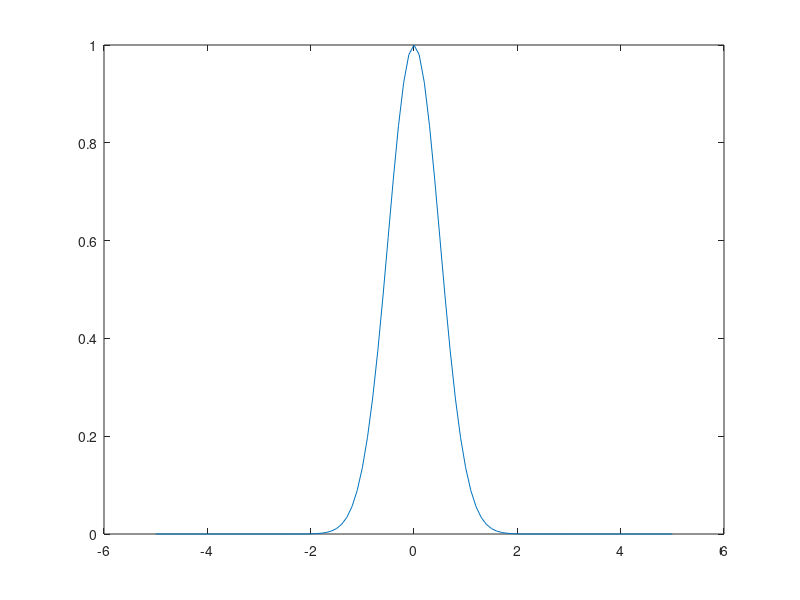
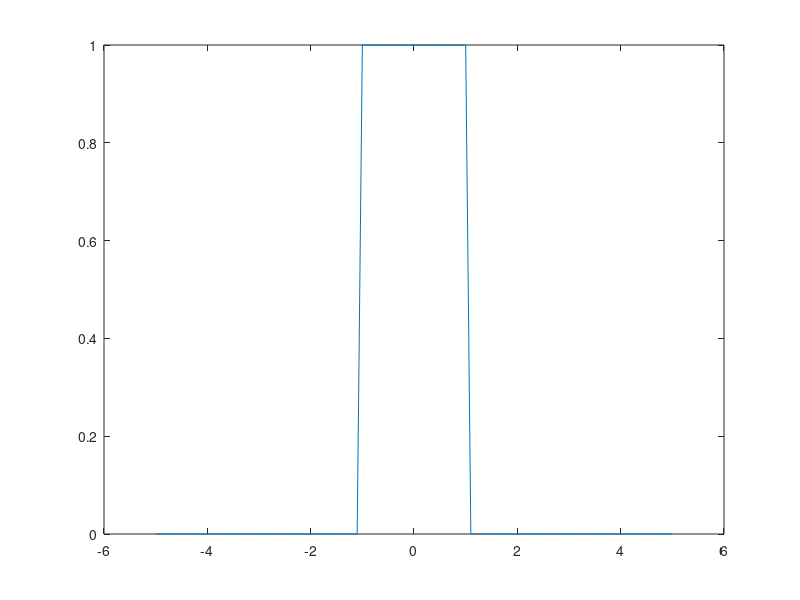
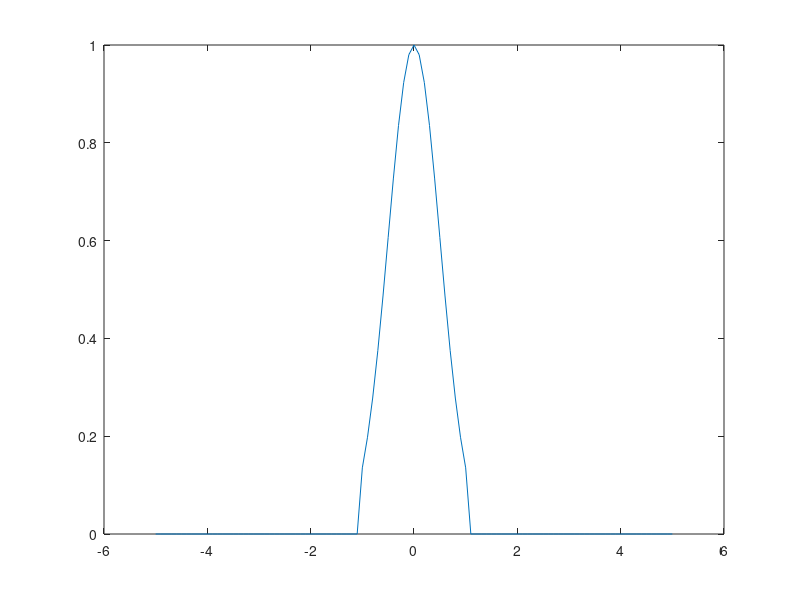
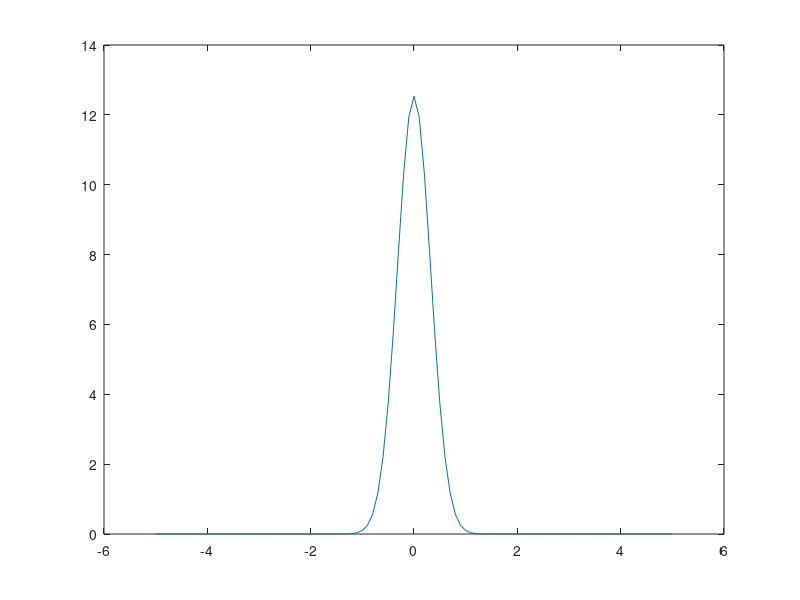

Recreate these plots in MATLAB, in order. (Note: this script raises an error after producing the figures.)
close all;
clear;

x = -5:0.1:5;

mu = 0;
sigma = 0.5;
gaussian = exp(-(x - mu).^2 / (2*sigma^2));
rectangular = (x >= -1) & (x <= 1)
result = gaussian .* rectangular;

gaussianfft= abs(fftshift(fft(gaussian)));
rectangularfft= abs(fftshift(fft(rectangular)));
resultfft= abs(fftshift(fft(result)));

figure('Name', 'Gaussian');
plot(x, gaussian);
figure('Name', 'Box');
plot(x, rectangular);
figure('Name', 'GaussianBox');
plot(x, result);
figure('Name', 'fftGaussian');
plot(x, gaussianfft);
figure('Name', 'fftBox');
plot(x, rectangularfft);
figure('Name', 'fftGaussianBox');
plot(x, resultfft);

grid on;

image = imread("meme.jpeg");
image = rgb2gray(image);
image = imresize(image,[1024,1024])

size(image)
sz=size(image,1)
sigma=25
kernelSizeCorrect=4*sigma+1
kernelSizeSmall=ceil(sigma/2)

gaussianCorrect = fspecial('gaussian',kernelSizeCorrect,sigma);
gaussianSmall = fspecial('gaussian',kernelSizeSmall,sigma);
%gaussianCorrect=gaussianCorrect.*max(max(gaussianCorrect))
%gaussianSmall=gaussianSmall.*max(max(gaussianSmall))

gaussianCorrectFFT=abs((fftshift(fft2(gaussianCorrect,sz,sz))));
gaussianSmallFFT=abs((fftshift(fft2(gaussianSmall,sz,sz))));

filteredImageCorrect = conv2(image, gaussianCorrect, 'same');
filteredImageSmall = conv2(image, gaussianSmall, 'same');

filteredImageCorrectFFT = real(ifft2(ifftshift(fftshift(fft2(image)) .* gaussianCorrectFFT)));
filteredImageSmallFFT = real(ifft2(ifftshift(fftshift(fft2(image)) .* gaussianSmallFFT)));

filteredBox = imboxfilt(image,kernelSizeSmall);

figure('Name', 'CorrectKernel');
imshow(gaussianCorrect,[]);
figure('Name', 'WrongKernel');
imshow(gaussianSmall,[]);

figure('Name', 'CorrectKernelFFT');
imshow(gaussianCorrectFFT);
figure('Name', 'WrongKernelFFT');
imshow(gaussianSmallFFT);
figure('Name', 'original');
imshow(image);
figure('Name', 'Correct');
imshow(filteredImageCorrect,[]);
figure('Name', 'Wrong');
imshow(filteredImageSmall,[]);
figure('Name', 'CorrectFFT');
imshow(filteredImageCorrectFFT,[]);
figure('Name', 'WrongFFT');
imshow(filteredImageSmallFFT,[]);
figure('Name', 'box');
imshow(filteredBox,[]);



